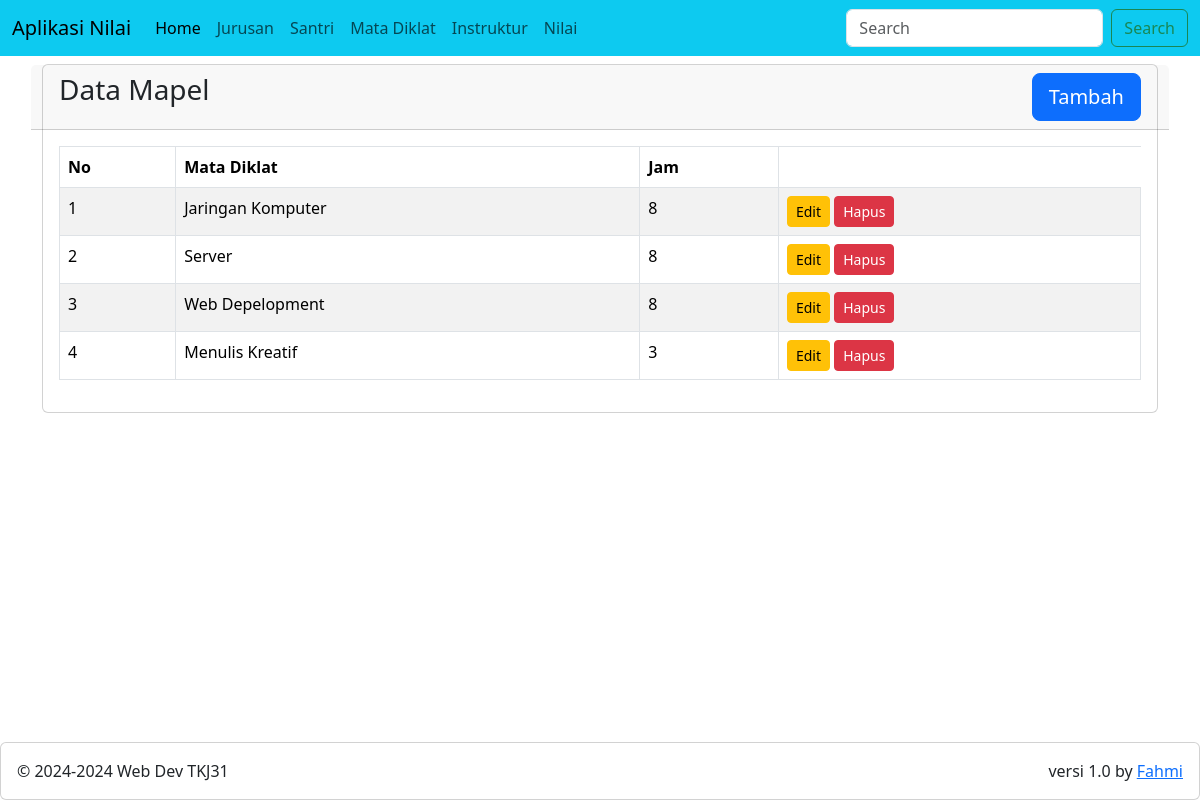
Page /?m=mapel on the committed database.
### tables this page shows
CREATE TABLE `subjects` (
  `id` int(11) NOT NULL,
  `hours` int(11) NOT NULL,
  `subject` varchar(255) DEFAULT NULL
);

### mapel/view.php (the view)
<div class="row">
    <div class="col-12">
        <div class="card">
            <div class="card-header row">
                <div class="card-title h3 col-8">Data Mapel</div>
                <div class="col-4">
                    <a href="?m=mapel&s=add" class="btn btn-lg btn-primary float-end">Tambah</a>
                </div>
            </div>
            <div class="card-body">
                <table class="table table-bordered table-striped table-hover">
                    <thead>
                        <tr>
                            <th>No</th>
                            <th>Mata Diklat</th>
                            <th>Jam</th>
                        </tr>
                    </thead>
                    <tbody>
                        <?php
                           include_once('config.php');
                           $sql = "SELECT * FROM subjects";
                           $result = mysqli_query($con, $sql);
                           if (mysqli_num_rows($result)) {
                               $no = 1;
                               while ($r = mysqli_fetch_assoc($result)) {
                                   echo '<tr>
                                   <td>' . $no . '</td>
                                   <td>' . $r['subject'] . '</td>
                                   <td>' . $r['hours'] . '</td>
                                   <td>
                                       <a href="?m=mapel&s=edit&id=' . $r['id'] . '" class="btn btn-lg btn-warning btn-sm">Edit</a>
                                       <a href="?m=mapel&s=delete&id=' . $r['id'] . '" class="btn btn-lg btn-danger btn-sm" onclick="return confirm(\'Seriussan..!? Oalahhh, yaudah. Tapi, Menghapus mapel akan menghilangkan semua data mapel pada mapel tersebut.\')">Hapus</a>
                                   </td>
                               </tr>';
                                   $no++;
                               }
                           } else {
                               echo '<tr>
                                   <td colspan="8" align="center">Data Kosong</td>
                               </tr>';
                           }
                           ?>
                    </tbody>
                </table>
            </div>
        </div>
    </div>
</div>
</div>

### rows in the picture
subjects: subject "Jaringan Komputer", hours "8"
subjects: subject "Server", hours "8"
subjects: subject "Web Depelopment", hours "8"
subjects: subject "Menulis Kreatif", hours "3"
